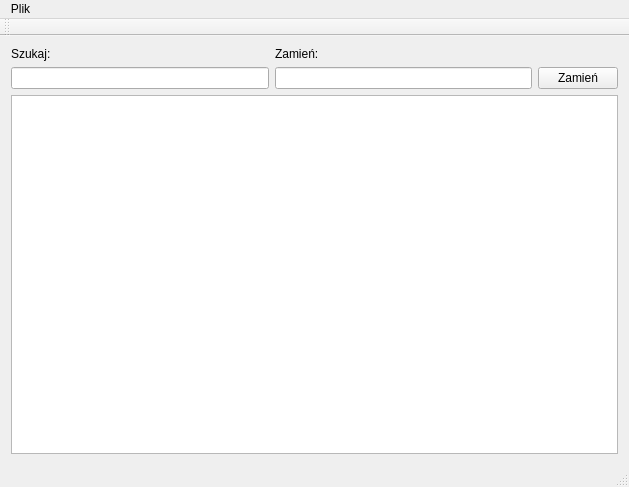
<?xml version="1.0" encoding="UTF-8"?>
<ui version="4.0">
 <class>MainWindow</class>
 <widget class="QMainWindow" name="MainWindow">
  <property name="geometry">
   <rect>
    <x>0</x>
    <y>0</y>
    <width>629</width>
    <height>487</height>
   </rect>
  </property>
  <property name="windowTitle">
   <string>MainWindow</string>
  </property>
  <widget class="QWidget" name="centralWidget">
   <layout class="QGridLayout" name="gridLayout">
    <item row="0" column="0">
     <widget class="QLabel" name="label">
      <property name="text">
       <string>Szukaj:</string>
      </property>
     </widget>
    </item>
    <item row="1" column="0">
     <widget class="QLineEdit" name="findLine"/>
    </item>
    <item row="1" column="1">
     <widget class="QLineEdit" name="changeLine"/>
    </item>
    <item row="0" column="1">
     <widget class="QLabel" name="label_2">
      <property name="text">
       <string>Zamień:</string>
      </property>
     </widget>
    </item>
    <item row="1" column="2">
     <widget class="QPushButton" name="pushButton">
      <property name="text">
       <string>Zamień</string>
      </property>
     </widget>
    </item>
    <item row="2" column="0" colspan="3">
     <widget class="QTextEdit" name="textEdit"/>
    </item>
   </layout>
  </widget>
  <widget class="QMenuBar" name="menuBar">
   <property name="geometry">
    <rect>
     <x>0</x>
     <y>0</y>
     <width>629</width>
     <height>20</height>
    </rect>
   </property>
   <widget class="QMenu" name="menuPlik">
    <property name="title">
     <string>Plik</string>
    </property>
    <addaction name="separator"/>
    <addaction name="actionOpen"/>
   </widget>
   <addaction name="menuPlik"/>
  </widget>
  <widget class="QToolBar" name="mainToolBar">
   <attribute name="toolBarArea">
    <enum>TopToolBarArea</enum>
   </attribute>
   <attribute name="toolBarBreak">
    <bool>false</bool>
   </attribute>
  </widget>
  <widget class="QStatusBar" name="statusBar"/>
  <action name="Open">
   <property name="text">
    <string>Open</string>
   </property>
  </action>
  <action name="actionZamknij">
   <property name="text">
    <string>Zamknij</string>
   </property>
  </action>
  <action name="actionZapisz_jako">
   <property name="text">
    <string>Zapisz jako...</string>
   </property>
  </action>
  <action name="actionZapisz">
   <property name="text">
    <string>Zapisz</string>
   </property>
  </action>
  <action name="actionOpen">
   <property name="text">
    <string>Open</string>
   </property>
  </action>
 </widget>
 <layoutdefault spacing="6" margin="11"/>
 <resources/>
 <connections/>
</ui>
